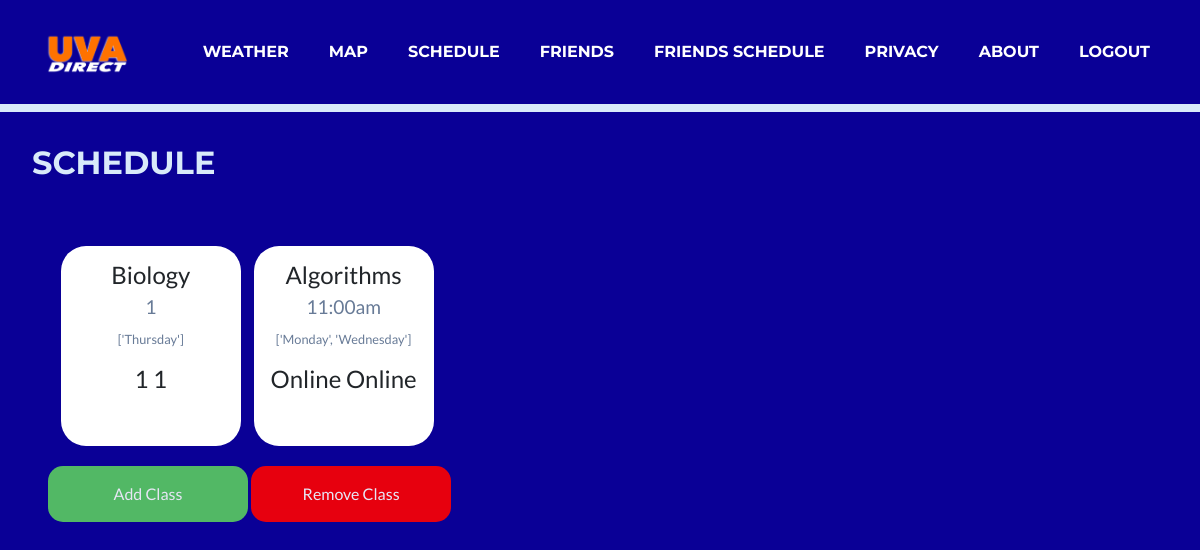
Page /profile_page/schedule/ (signed in) on the earlier database version.
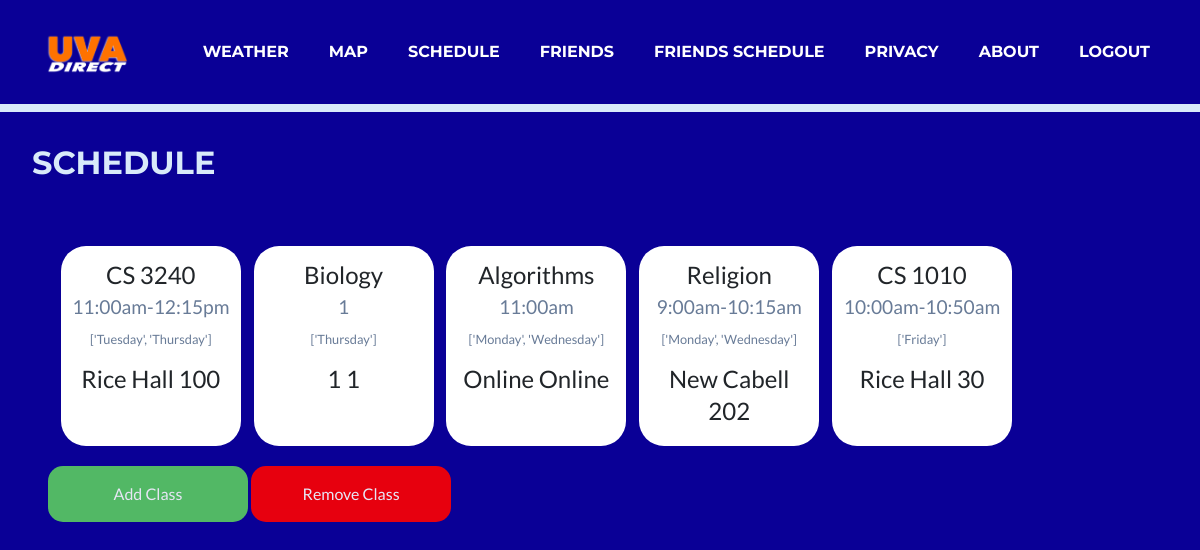
Same page on the later database version.
### profile_page/models.py (models this page shows, shortened)
class Class(models.Model):
    class_name = models.CharField(max_length=200)
    time = models.CharField(max_length=200)
    days = models.CharField(max_length=200)
    building = models.CharField(max_length=200)
    building_number = models.CharField(max_length=200)
    class Meta:
        ordering = ['-days', 'class_name']

### profile_page/views.py (the view)
# urls.py: path('schedule/', views.schedule, name='schedule'),
def schedule(request):
    if request.method == 'POST':
        form = ScheduleForm(request.POST)
        if form.is_valid():
            newClass = Class()
            newClass.class_name = form.cleaned_data['class_name']
            newClass.time = form.cleaned_data['time']
            newClass.days = form.cleaned_data['meeting_Days']
            newClass.building = form.cleaned_data['building']
            newClass.building_number = form.cleaned_data['building_room']
            isDuplicate = False
            for course in request.user.profile.classes.all():
                if newClass.class_name == course.class_name:
                    isDuplicate = True
            if isDuplicate == True:
                return render(request, 'mapsite/duplicate_class.html/')
            else:
                newClass.save()
                request.user.profile.classes.add(newClass)
                request.user.save()
                return HttpResponseRedirect('/profile_page/schedule/')
    else:
        form = ScheduleForm()
    return render(request, 'mapsite/schedule.html/', {'form': form })

### mapsite/templates/mapsite/schedule.html (shortened to what this page needs)
<!DOCTYPE html>
<html lang="en">
    <head>
        {% load socialaccount %}
        {% load static %}
        <link href="{% static 'css/styles.css' %}" rel="stylesheet" >
        <link href='https://api.mapbox.com/mapbox-gl-js/v0.44.2/mapbox-gl.css' rel='stylesheet' />}
    </head>
    <body style="background-color: var(--primary);">
        <nav class="navbar navbar-expand-lg text-uppercase fixed-top" id="mainNav">
            <div class="container">
                <a class="navbar-brand js-scroll-trigger" href="../../start">
                    <img src="{% static 'assets/img/UVA_Direct_compact.png' %}" style="width: 80;height:40px;" alt="UVA Direct"/>
                </a>
                <div class="collapse navbar-collapse" id="navbarResponsive">
                    <ul class="navbar-nav ml-auto">
                        <li class="nav-item mx-0 mx-lg-1"><a class="nav-link py-3 px-0 px-lg-3 rounded js-scroll-trigger" href="../../start#weather">Weather</a></li>
                        <li class="nav-item mx-0 mx-lg-1"><a class="nav-link py-3 px-0 px-lg-3 rounded js-scroll-trigger" href="../../map_page/default">Map</a></li>
                        <li class="nav-item mx-0 mx-lg-1"><a class="nav-link py-3 px-0 px-lg-3 rounded js-scroll-trigger" href="../../profile_page/schedule">Schedule</a></li>
                        <li class="nav-item mx-0 mx-lg-1"><a class="nav-link py-3 px-0 px-lg-3 rounded js-scroll-trigger" href="../../profile_page/friends">Friends</a></li>
                        <li class="nav-item mx-0 mx-lg-1"><a class="nav-link py-3 px-0 px-lg-3 rounded js-scroll-trigger" href="../friends_schedule">Friends Schedule</a></li>
                        <li class="nav-item mx-0 mx-lg-1"><a class="nav-link py-3 px-0 px-lg-3 rounded js-scroll-trigger" href="../privacy">Privacy</a></li>
                        <li class="nav-item mx-0 mx-lg-1"><a class="nav-link py-3 px-0 px-lg-3 rounded js-scroll-trigger" href="../../start#about">About</a></li>
                        <li class="nav-item mx-0 mx-lg-1"><a class="nav-link py-3 px-0 px-lg-3 rounded js-scroll-trigger" href="https://www.google.com/accounts/Logout?continue=https://appengine.google.com/_ah/logout?continue=https://cs3240-project-a-4.herokuapp.com/logout">Logout</a></li>
                    </ul>
                </div>
            </div>
        </nav>
        <div class="" style="background-color: var(--primary); height: 100%;">
            <h2 class="page-section-heading text-left text-uppercase mb-0" style="color: var(--secondary-bg); padding-top: 2rem; padding-left: 2rem;  padding-bottom: 1rem;">Schedule</h2>
            <div class="align-items-center" style="height:300px; width:100%; padding: 3rem;">
                {% if True %}
                    <div style="width:2000px; max-width: 100%; height: 100%; overflow-x: hidden; margin-bottom: 1rem;">
                        {% if user.profile.classes %}
                            {% for class in user.profile.classes.all %}
                                <div class="schedule-box" style="background-color: white;">
                                    <div class="weather-text-large" style="padding-top: 0.3rem; font-size: 1.5rem;">
                                        {{ class.class_name }}
                                    </div>
                                    <div class="weather-text-large" style="padding-top: 0rem; font-size: 1.2rem; color:rgb(104, 123, 151)">
                                        {{ class.time }}
                                    </div>
                                    <div class="weather-text-large" style="padding-top: 0rem; font-size: 0.8rem; color:rgb(104, 123, 151)">
                                        {{ class.days }}
                                    </div>
                                    <div class="weather-text-large" style="padding-top: 0.5rem; font-size: 1.5rem;">
                                        {{class.building}} {{class.building_number}}
                                    </div>
                                </div>
                            {% endfor %}
                        {% endif %}
                    </div>
                    <button class="open-button" onclick="openAddForm()">Add Class</button>
                    <button class="open-button" onclick="openRemoveForm()" style="background-color: red;">Remove Class</button>
                {% endif %}
            </div>
        </div>
    </body>
</html>

Differences in the rows shown:
added Class: class_name "CS 3240", time "11:00am-12:15pm", days "['Tuesday', 'Thursday']", building "Rice Hall", building_number "100"
added Class: class_name "Religion", time "9:00am-10:15am", days "['Monday', 'Wednesday']", building "New Cabell", building_number "202"
added Class: class_name "CS 1010", time "10:00am-10:50am", days "['Friday']", building "Rice Hall", building_number "30"
